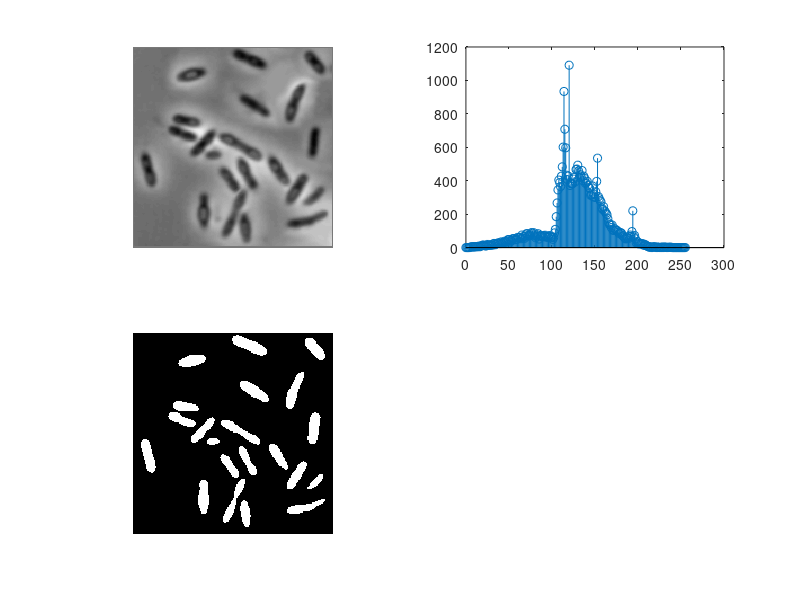
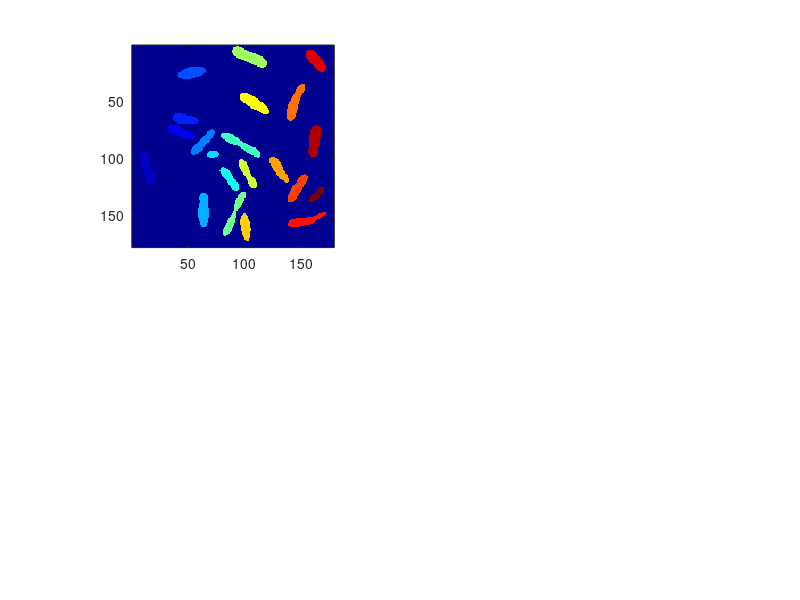

Here is the MATLAB script that generated these plots, in order: (Note: this script raises an error after producing the figures.)
load imbact; %load the image imbact
figure(1); subplot(2,2,1); imshow(imbact); %and display it
%manually find a threshold value T from the histogram of the image
[hist_bact,xx]=imhist(imbact); %compute the histogram
figure(1); subplot(2,2,2); stem(xx,hist_bact); %and display it
%make a binary image by thresholding
T=101; %put in the value for the threshold T here
bin_bact=imbact<T; %make a binary image
figure(1); subplot(2,2,3); imshow(bin_bact); %and display it

[lab_bact,num]=bwlabel(bin_bact); %segment (label) the binary image
figure(2); subplot(2,2,1); imagesc(lab_bact);colormap(jet); axis image %display it
num %print on screen the number of objects

for k=1:num
A(k)=area_obj(lab_bact,k);
end
A
total_bact_pixel=sum(A)

%A_vect=area_obj(lab_bact,num); %compute the area of each object
A_vect=A %print the area values on the screen
figure(2); subplot(2,1,2); hist(A_vect,20); %and the area distribution
